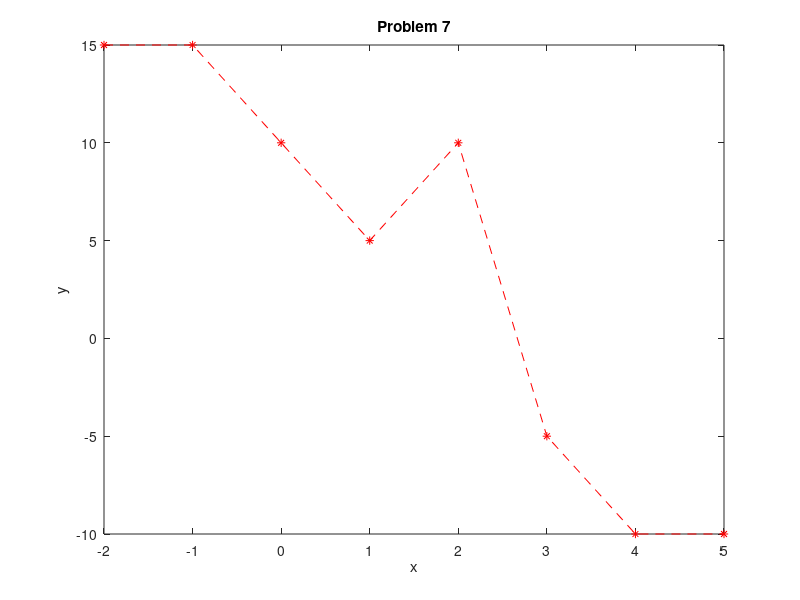

Write MATLAB code to recreate this figure. (Note: this script raises an error after producing the figure.)
%%Chapter 7 Problems

%<Brett Davis><Math4 Spring Semster>
%<problems 6,10,14,20,22,26>

%%Problem_6
clear all
close all
% The maximum daily temperature in (F) for New York City, and Anchorage AK,
%during the month of January 2001, are given in the vectors below. (data from
%NOAA)

fprintf('\nProblem 6\n')

TNY = [31 26 30 33 33 39 41 41 34 33 45 42 36 39 37 45 43 36 41 37 32 32 35 42 38 33 40 37 36 51 50];

TANC =[37 24 28 25 21 28 46 37 36 20 24 31 34 40 43 36 34 41 42 35 38 36 35 33 42 42 37 26 20 25 31];

%error catching

TNY_length  = length(TNY);
TANC_length = length(TANC);

if TNY_length ~= TANC_length
	fprintf('The two temperature vectors are not the same length')
else
	fprintf('\n Vectors Passed \n ')
end


		


%A) calculate the average temperature for the month in each city

TNY_avg  = mean(TNY);
TANC_avg = mean(TANC);
fprintf('\nA) The average temperature for New York City was %1.2f\n',TNY_avg)
fprintf('   The average temperature for Anchorage, AK was %1.2f\n',TANC_avg)

%B) How many days was the temperature below average?

days_below_TNY = find(TNY < TNY_avg);
days_below_TANC = find(TANC < TANC_avg);

fprintf('\nB) The number of days when New York had a lower than average value was: %1.0f',length(days_below_TNY))

fprintf('\n   The number of days when Anchorage, AK had a lower than average value was: %1.0f  \n ',length(days_below_TANC))

%C) How many days and which days in the month was the temperature higher in 
%   Anchorage than it was in New York

days_TNY_lessthan_TANC = find(TNY < TANC);

fprintf('\nC) The days of the month that Anchorage was hotter than New York were: \n   ')
fprintf('%1.0f ',days_TNY_lessthan_TANC)
fprintf('\n')
fprintf('\n   This makes %1.0f days all together\n',length(days_TNY_lessthan_TANC)) 

%D) How many days, and which days of the month, was the temperature the same in
%   both cities.

days_same = find(TNY == TANC);

fprintf('\nD) There was %1.0f day(s) when the temperatures were the same.',length(days_same))
fprintf('\n   The day(s) of the month was: ')
fprintf('%1.0f',days_same)
fprintf('\n')

%E) How many days, and in which days of the month was the temperature of both
%   cities above freezing?

BothTemps = [TANC;TNY];

n     = length(BothTemps);
pairs = BothTemps(:,1:n);
trix_a= zeros(2,n);
trix_b= zeros(2,n);
days_notfreezing = 0;

%calculate number of days not freezing

for k = [1:n]
	if (pairs(1,k) > 32) & (pairs(2,k) > 32)
		trix_a(1,k) = pairs(1,k);
		trix_a(2,k) = pairs(2,k);
		days_notfreezing = days_notfreezing + 1;
	else 
		continue
        end	
end

%calculate day of month

dayofmonth = find(trix_a(1,:) ~= trix_b(1,:));

fprintf('\nE) There were %1.0f days where both Anchorage and New York were not freezing',days_notfreezing)

fprintf('\n   These were the days of the month on which the previously stated condition occured:  \n   ')
fprintf('%1.0f ',dayofmonth)
fprintf('\n')

%%Problem 7
clear all
close all
%Use matlab to solve the given conditional equation.

y = [];
counter = 1;

for x = -2:1:5; 

	if x <=  -1
		y(1,counter) = 15;
		counter = counter + 1;
	elseif x > -1 & x <= 1
		y(1,counter) = (-5 .* x) + 10;
		counter = counter + 1;
	elseif x >  1 & x <= 3
		y(1,counter) = (-10 * (x.^2)) + (35 * x) - 20;
		counter = counter + 1;
	elseif x >  3 & x <= 4
		y(1,counter) = (-5 .* x) + 10;
		counter = counter + 1;
	elseif x >  4
		y(1,counter) = -10;
		counter = counter + 1;
	else
		continue
	end
end

%Disp

fprintf('\n              Problem 7\n')

x   = [-2:1:5]';
table =[x,y'];
fprintf('\n           x            y \n')
disp(' ')
disp(table)


%Plot
x = [-2:1:5];
plot(x,y,'--r*')
title('Problem 7')
xlabel('x')
ylabel('y')

%%Problem 10
clear all
close all
% 
%Write a program, using a loop that determines this expression:

%NOTE: THERE IS A TYPO IN THE BOOK AND THE NUMERATORS CONTAINING THE VALUES OF
% KK-1 IS WRONG!!!

m = [10 1000 10000];

for k = 1:3

	if k == 1
		
		for kk = 1:m(1)

			m10(1,kk) = 1^(kk-1)/(kk^2);
			a	    =  sqrt(12 * (sum(m10)));	
		end

	elseif k == 2
	
		for kk = 1:m(2)

			m1000(1,kk) =  1^(kk-1)/(kk^2);
			b	    =  sqrt(12 * (sum(m1000)));	
		end

	else
	
		for kk = 1:m(3)

			m10000(1,kk) = 1^(kk-1)/(kk^2);
			c	    =  sqrt(12 * (sum(m10000)));	
		end
	
	end
end

fprintf('\nProblem 10 \n')
fprintf('\nm of 1:10 = %3.3f',a)
fprintf('\nm of 1:100 = %3.3f',b)
fprintf('\nm of 1:10000 = %3.3f',c)
fprintf('\n')

%%Problem 14
clear all
close all
% Write a user defined function that calcuates the value of cos(x) by using
%a taylor series expansion.

%This problem calls the function cosTaylor(x)
%note: x is in radians

part_a = cosTaylor(.959931090);

part_b = cosTaylor(3.31612560);  


fprintf('\nProblem 14 \n')
fprintf('\n The cosine value for 55 degrees is %3.4f ',part_a)

fprintf('\n The cosine value for 190 degrees is %3.4f\n',part_b)

%%Problem 22
clear all
close all
% A fuel tank is made of a rectangular prisim center and half circular cylinders
% at the top and bottom as shown, where:

%r = 20cm

%H = 15cm

%L = 60cm

% Write a user defined function that gives the volume of the fuel in the tank
% in Liters as a function of the height h (measured form the bottom

%calls function volFuel(waterHgt)

%main

for n = 0:55

	y(n+1) = volFuel(n);
end

%disp

x = [0:55];
table = [x',y'];

fprintf('\n              Problem 22\n')
fprintf('\n Volume Table for Water Heights 0:55 cm\n')
disp(' ')
disp(table)


%plot
	

plot(x,y,'r','LineWidth',1.3)
hold on
plot(20,volFuel(20),'b*')
plot(35,volFuel(35),'b*')
legend('Volume','Shape Change','Location','SouthEast')
xlabel('Water Height  <cm>')
ylabel('Volume  <cm^3>')
title('(:| Problem 22 || Math4GilatCh7 |:)')
